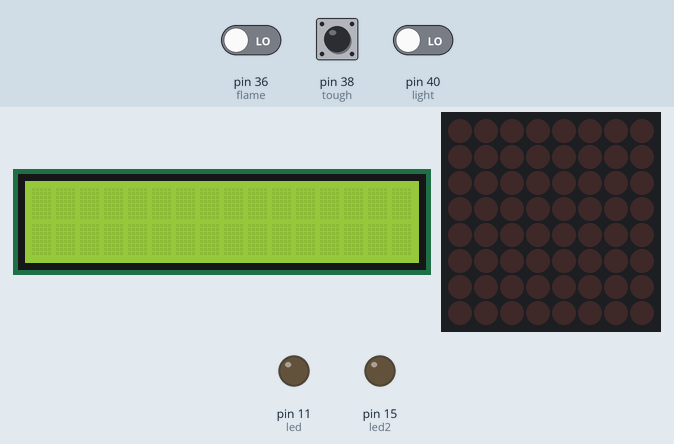
This program was run on a simulated Raspberry Pi (header pin numbers). On the bench: 16×2 character LCD, 8×8 LED matrix, output pins drawn as LEDs (lit = HIGH). Dashed ring = blinking. The test bench sets the inputs (shaded band); at power-on: pin 38 (tough) LOW, pin 36 (flame) LOW, pin 40 (light) LOW. What the program prints to the terminal is not drawn. At 8.5 s the program stops and its outputs stay as they are.

Above: at 1.4 s.
1.5 s: pin 38 (tough) pulled HIGH for 0.15 s
At 2.1 s:
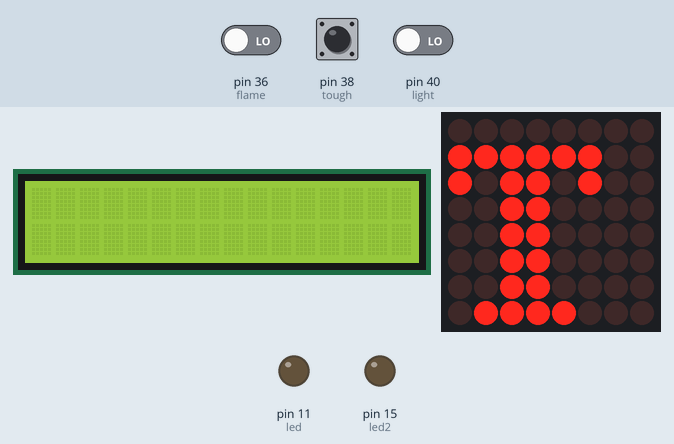
At 2.65 s:
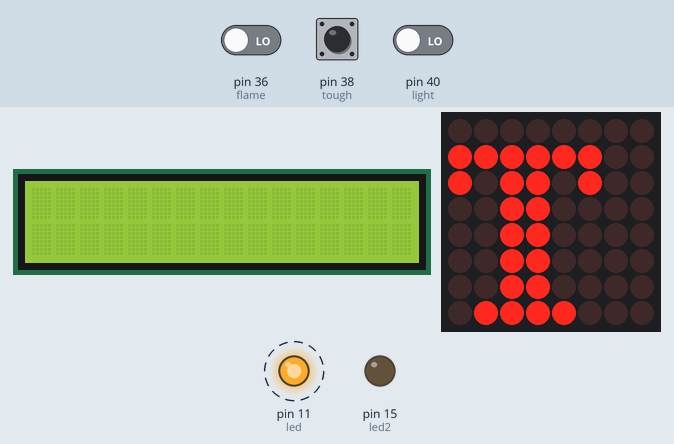
Timing chart, 0 to 9.7 s (numbered marks = the images above; inputs shaded):
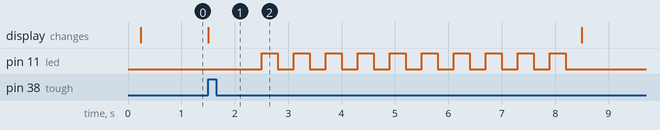

Measured:
- after the input at 1.5 s, pin 11 (led): alternates HIGH for 0.30 s and LOW for 0.30 s, 20 changes in all, then stays LOW, starting after 1.0 s; the display: changes at once (image 1)

The program:

I2C222.py
```python
import RPi.GPIO as GPIO
import I2C_driver as LCD
from time import *
from time import sleep, strftime
from datetime import datetime


from luma.core.interface.serial import spi, noop
from luma.core.render import canvas
from luma.core.virtual import viewport
from luma.led_matrix.device import max7219
from luma.core.legacy import text, show_message
from luma.core.legacy.font import proportional, CP437_FONT, LCD_FONT


GPIO.setwarnings(False) # Ignore warning for now
GPIO.setmode(GPIO.BOARD) # Use physical pin numbering
def main():
    mylcd = LCD.lcd()
    light=40
    tough=38
    flame=36
    Switch= 10
    led= 11
    led2=15

    GPIO.setup(flame, GPIO.IN, pull_up_down=GPIO.PUD_DOWN)
    GPIO.setup(light, GPIO.IN, pull_up_down=GPIO.PUD_DOWN)
    GPIO.setup(tough, GPIO.IN, pull_up_down=GPIO.PUD_DOWN)
    GPIO.setup(Switch, GPIO.IN, pull_up_down=GPIO.PUD_DOWN)
    GPIO.setup(led, GPIO.OUT, initial=GPIO.LOW)
    GPIO.setup(led2, GPIO.OUT, initial=GPIO.LOW)
    serial = spi(port=0, device=0, gpio=noop())
    device = max7219(serial, width=8, height=8, block_orientation=0)
    print(device)
    device.contrast(100)
    virtual = viewport(device, width=8, height=8)

    #show_message(device, 'Raspberry Pi MAX7219', fill="white", font=proportional(LCD_FONT), scroll_delay=0.08)

    while True:
        if GPIO.input(tough) == GPIO.HIGH:
            with canvas(virtual) as draw:
                text(draw, (0, 1), 'T', fill="white", font=proportional(CP437_FONT))
            sleep(1)


            for i in range (10):
                GPIO.output(led, GPIO.HIGH)
                sleep(0.3)
                GPIO.output(led, GPIO.LOW)
                sleep(0.3)
            break


        elif GPIO.input(flame) == GPIO.HIGH:
            for i in range (10):
                GPIO.output(led, GPIO.HIGH)
                sleep(0.3)
                GPIO.output(led, GPIO.LOW)
                sleep(0.3)
            break


            with canvas(virtual) as draw:
                text(draw, (0, 1), 'F', fill="white", font=proportional(CP437_FONT))
            sleep(1)


        elif GPIO.input(light) == GPIO.HIGH:

            mylcd.lcd_clear()
            mylcd.lcd_display_string("Room Light ON",1)


            with canvas(virtual) as draw:
                text(draw, (0, 1), 'L', fill="white", font=proportional(CP437_FONT))
            sleep(1)


'''
        for _ in range(1):
            for intensity in range(16):
                device.contrast(intensity*16)
                sleep(0.1)
'''

if __name__ == '__main__':
    main()
```
